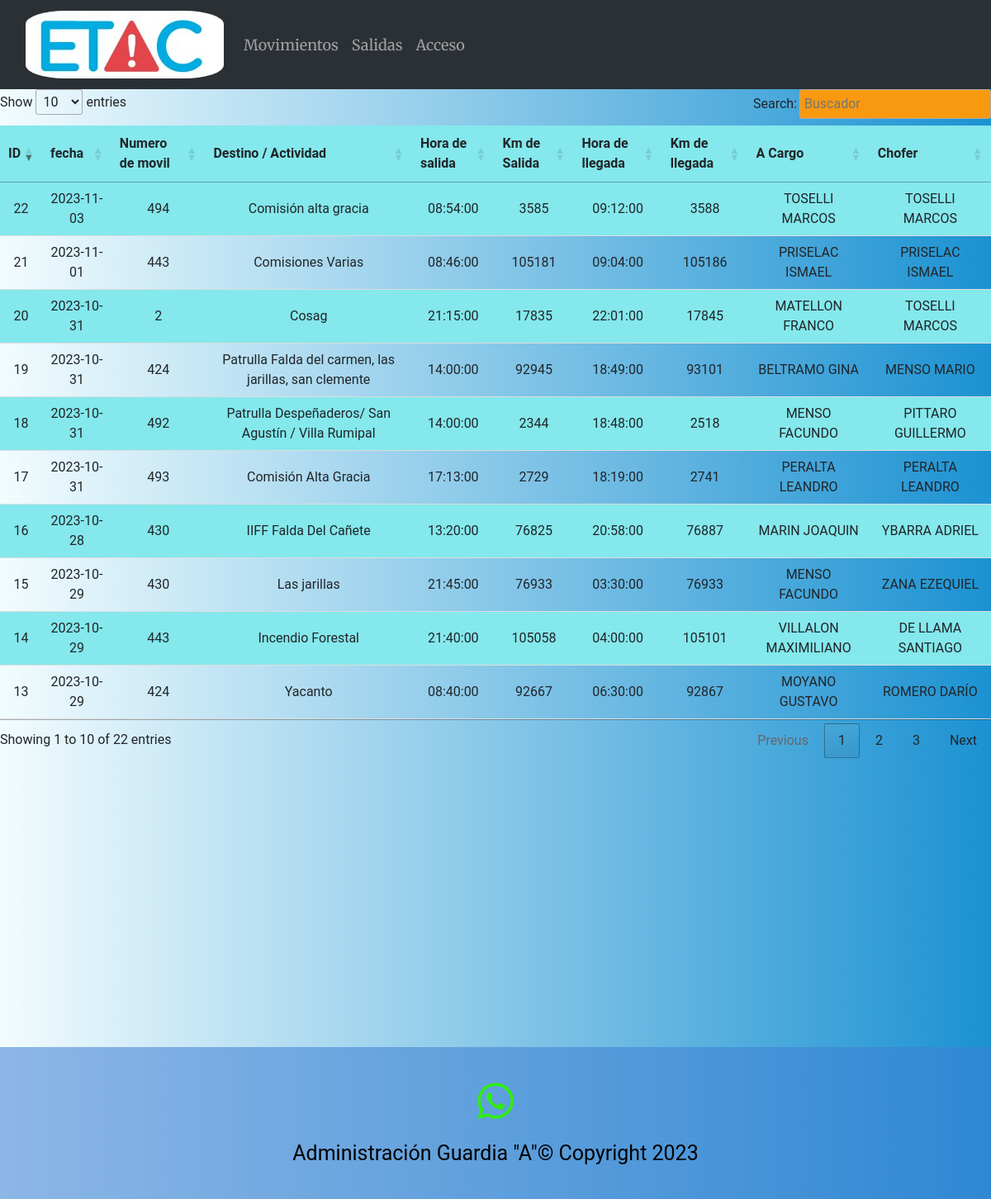
Page /movimientos on the committed database.
### main.py (models this page shows)
    class Movimientos_moviles(db.Model):
        __tablename__ = 'Movimientos_moviles'  # Agrega esta línea para especificar el nombre de la tabla en la base de datos
        id_movimiento = db.Column(db.Integer, primary_key=True)
        fecha = db.Column(db.Date)
        numero_movil = db.Column(db.Integer)
        destino = db.Column(db.String(1000))
        hora_salida = db.Column(db.Time)
        km_salida = db.Column(db.Integer)
        hora_llegada = db.Column(db.Time)
        km_llegada = db.Column(db.Integer)
        a_cargo = db.Column(db.String(50))
        chofer = db.Column(db.String(50))

### main.py (the view)
@app.route('/movimientos')
def movimientos():
    movimientos = Movimientos_moviles.query.order_by(Movimientos_moviles.id_movimiento).all()
    return render_template("movimientos.html", moviles=movimientos)

### templates/movimientos.html (shortened to what this page needs)
{% extends "base.html" %}
{% block content %}
{% if moviles %}
<table class="tabla_agentes" id="tablacarnet2" >
        <thead>
        <tr>
            <th>ID</th>
            <th>fecha</th>
            <th>Numero de movil</th>
            <th>Destino / Actividad</th>
            <th>Hora de salida</th>
            <th>Km de Salida</th>
            <th>Hora de llegada</th>
            <th>Km de llegada</th>
            <th>A Cargo</th>
            <th>Chofer</th>
        </tr>
        </thead>
    <tbody>
    {% for eco in moviles %}
    <tr>
            <td>{{ eco.id_movimiento }}</td>
            <td>{{ eco.fecha }}</td>
            <td>{{ eco.numero_movil }}</td>
            <td>{{ eco.destino }}</td>
            <td>{{ eco.hora_salida }}</td>
            <td>{{ eco.km_salida }}</td>
            <td>{{ eco.hora_llegada }}</td>
            <td>{{ eco.km_llegada }}</td>
            <td>{{ eco.a_cargo }}</td>
            <td>{{ eco.chofer }}</td>
        </tr>
    {% endfor %}
    </tbody>
</table>
{% else %}
<p>No hay movimientos registrados.</p>
{% endif %}
{% endblock %}

### static/style.css (style rules this page uses)
body { background: #1c92d2; background: -webkit-linear-gradient(to right, #f2fcfe, #1c92d2); background: linear-gradient(to right, #f2fcfe, #1c92d2); text-align:center; font-family:"Roboto"; }
table { width: 100%; border-collapse: collapse; margin-bottom: 20px; }
th { background-color: #f2f2f2; text-align: left; padding: 10px; }
td { padding: 10px; border-bottom: 1px solid #ddd; }
tr:nth-child(odd) { background-color: #84E8EC; }
.tabla_agentes th { background-color: #84E8EC; text-align: left; padding: 10px; }
.tabla_agentes td { padding: 10px; border-bottom: 1px solid #ddd; }
.tabla_agentes tr:nth-child(odd) { background-color: #84E8EC; }

### rows in the picture
Movimientos_moviles: id_movimiento "13", fecha "2023-10-29", numero_movil "424", destino "Yacanto", hora_salida "08:40:00", km_salida "92667", hora_llegada "06:30:00", km_llegada "92867", a_cargo "MOYANO GUSTAVO", chofer "ROMERO DARÍO"
Movimientos_moviles: id_movimiento "14", fecha "2023-10-29", numero_movil "443", destino "Incendio Forestal", hora_salida "21:40:00", km_salida "105058", hora_llegada "04:00:00", km_llegada "105101", a_cargo "VILLALON MAXIMILIANO", chofer "DE LLAMA SANTIAGO"
Movimientos_moviles: id_movimiento "15", fecha "2023-10-29", numero_movil "430", destino "Las jarillas", hora_salida "21:45:00", km_salida "76933", hora_llegada "03:30:00", km_llegada "76933", a_cargo "MENSO FACUNDO", chofer "ZANA EZEQUIEL"
Movimientos_moviles: id_movimiento "16", fecha "2023-10-28", numero_movil "430", destino "IIFF Falda Del Cañete", hora_salida "13:20:00", km_salida "76825", hora_llegada "20:58:00", km_llegada "76887", a_cargo "MARIN JOAQUIN", chofer "YBARRA ADRIEL"
Movimientos_moviles: id_movimiento "17", fecha "2023-10-31", numero_movil "493", destino "Comisión Alta Gracia", hora_salida "17:13:00", km_salida "2729", hora_llegada "18:19:00", km_llegada "2741", a_cargo "PERALTA LEANDRO", chofer "PERALTA LEANDRO"
Movimientos_moviles: id_movimiento "18", fecha "2023-10-31", numero_movil "492", destino "Patrulla Despeñaderos/ San Agustín / Villa Rumipal", hora_salida "14:00:00", km_salida "2344", hora_llegada "18:48:00", km_llegada "2518", a_cargo "MENSO FACUNDO", chofer "PITTARO GUILLERMO"
Movimientos_moviles: id_movimiento "19", fecha "2023-10-31", numero_movil "424", destino "Patrulla Falda del carmen, las jarillas, san clemente", hora_salida "14:00:00", km_salida "92945", hora_llegada "18:49:00", km_llegada "93101", a_cargo "BELTRAMO GINA", chofer "MENSO MARIO"
Movimientos_moviles: id_movimiento "20", fecha "2023-10-31", numero_movil "2", destino "Cosag", hora_salida "21:15:00", km_salida "17835", hora_llegada "22:01:00", km_llegada "17845", a_cargo "MATELLON FRANCO", chofer "TOSELLI MARCOS"
Movimientos_moviles: id_movimiento "21", fecha "2023-11-01", numero_movil "443", destino "Comisiones Varias", hora_salida "08:46:00", km_salida "105181", hora_llegada "09:04:00", km_llegada "105186", a_cargo "PRISELAC ISMAEL", chofer "PRISELAC ISMAEL"
Movimientos_moviles: id_movimiento "22", fecha "2023-11-03", numero_movil "494", destino "Comisión alta gracia", hora_salida "08:54:00", km_salida "3585", hora_llegada "09:12:00", km_llegada "3588", a_cargo "TOSELLI MARCOS", chofer "TOSELLI MARCOS"
